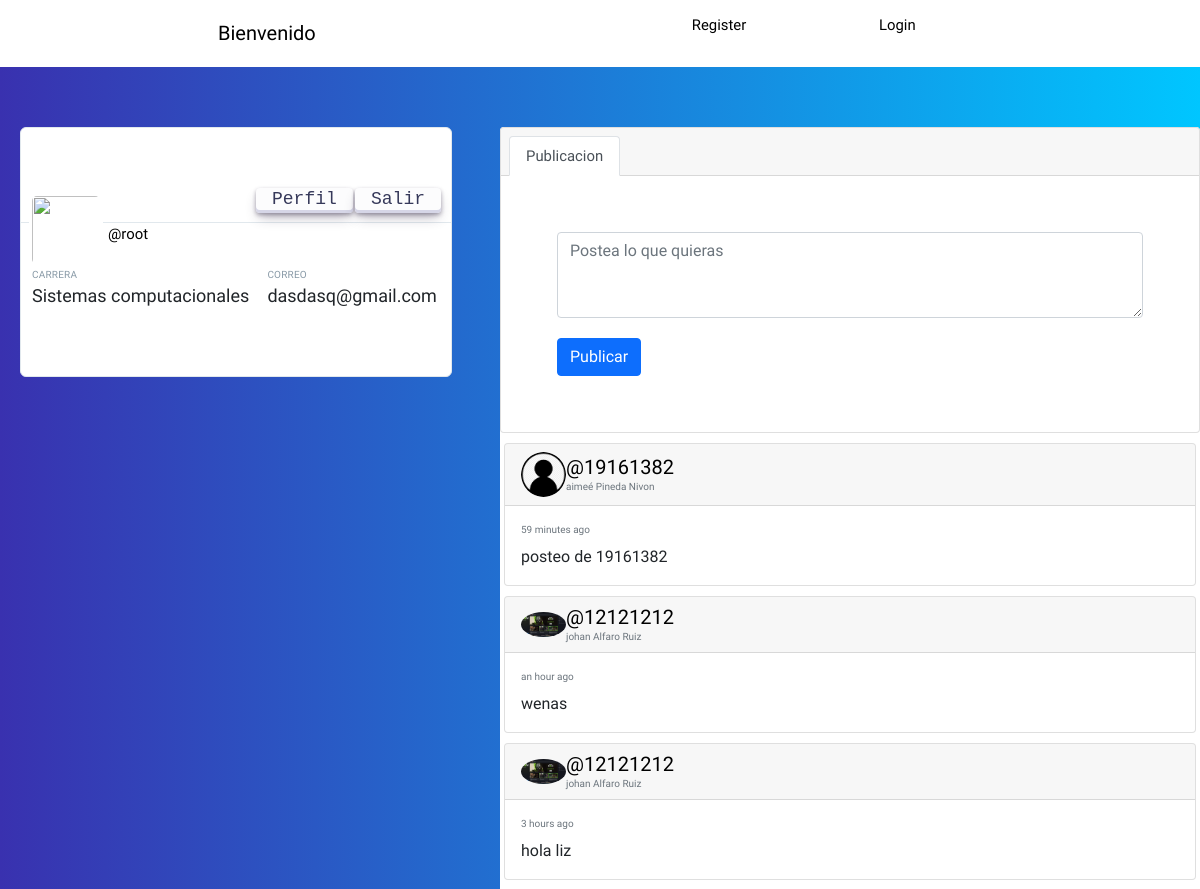
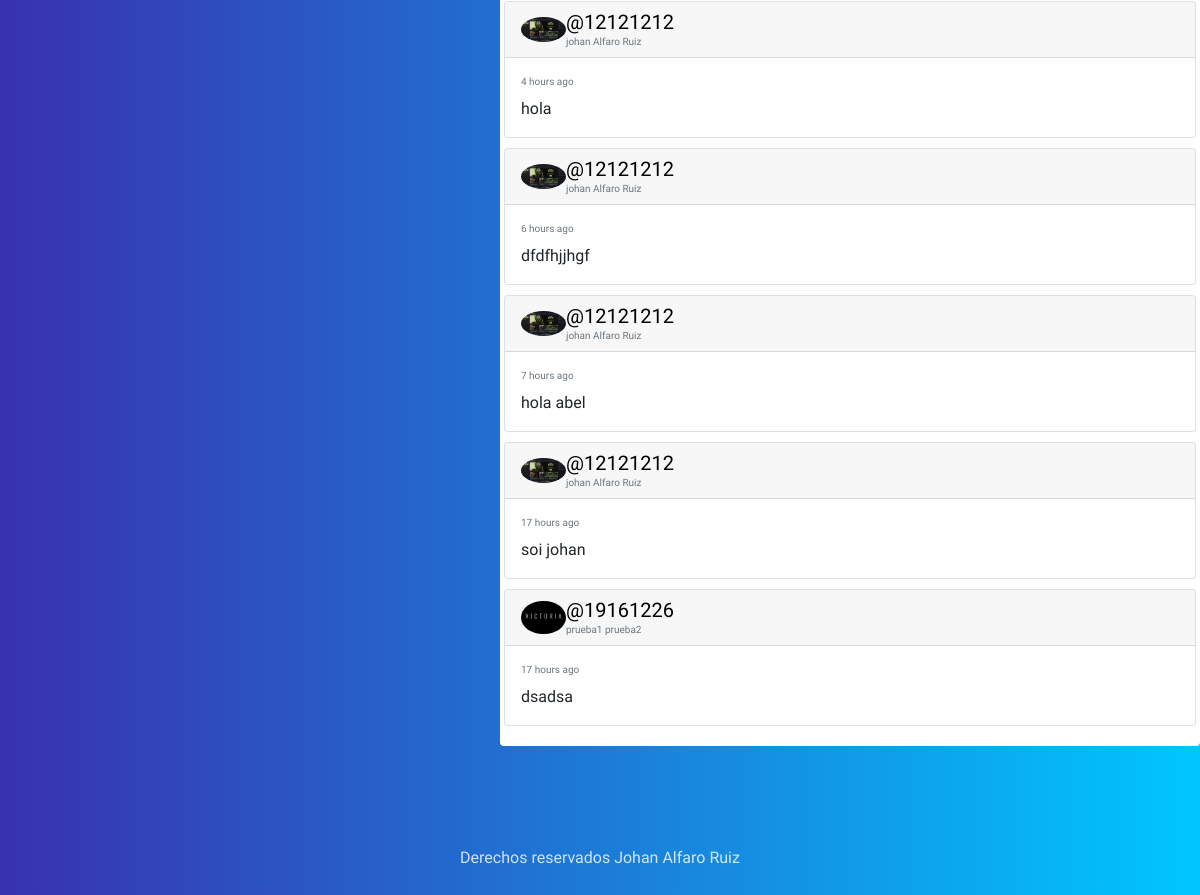
/feed/ (signed in), run on the app's committed database (2 pictures, top to bottom).
### social/models.py (models this page shows, shortened)
class Post(models.Model):
    user=models.ForeignKey(User,on_delete=models.CASCADE,related_name='posts')
    fecha=models.DateTimeField(default=timezone.now)
    contenido=models.TextField()
    class Meta:
        ordering=['-fecha']

class Profile(models.Model):
    user=models.OneToOneField(User,on_delete=models.CASCADE)
    imagen=models.ImageField(upload_to='Profile',null=True,blank=True)

### social/views.py (the view)
# urls.py: path('feed/',views.feed, name='feed'),
def  feed(request):
    posts=Post.objects.all()
    return render(request,'social/feed.html',{"posts":posts})

### social/templates/social/feed.html (shortened to what this page needs)
{% extends 'social/layout.html' %}
{% load humanize %}
{% load static %}
{% block content %}
{% if user.is_authenticated %}
	<div style="display: flex; flex-direction: row;">
		<div class="twPc-div" style="width: 100%; margin-top: 5%; margin-left: 20px; margin-right: 0;">
			<a class="twPc-bg twPc-block"></a>
			<div>
				<div class="twPc-button" style="margin-bottom: 10px;" >
					<a href="{% url 'profile' user.username  %} " class="button-30">Perfil</a>
					<a href="{% url 'cerrar' %}" class="button-30">Salir</a>
				</div>
				<a title="user" class="twPc-avatarLink">
					<img alt="" src="{{user.profile.imagen.url}}" class="twPc-avatarImg">
				</a>
				<div class="twPc-divUser">
					<span>
						<a href="{% url 'profile' user.username  %}">@<span>{{user.username}}</span></a>
					</span>
				</div>
				<div class="twPc-divStats" style="margin-top: 10px;">
					<ul class="twPc-Arrange">
						<li class="twPc-ArrangeSizeFit">
								<span class="twPc-StatLabel twPc-block">Carrera</span>
								<span class="twPc-StatValue">Sistemas computacionales</span>
						</li>
						<li class="twPc-ArrangeSizeFit">
								<span class="twPc-StatLabel twPc-block">Correo</span>
								<span class="twPc-StatValue">{{user.email}}</span>
						</li>
					</ul>
				</div>
			</div>
		</div>
		<div class="main" style="margin-left:4%;">
			<div class="card gedf-card">
				<div class="card-header">
					<ul class="nav nav-tabs card-header-tabs" id="myTab" role="tablist">
						<li class="nav-item">
							<a class="nav-link active" id="posts-tab" data-toggle="tab" href="#posts" role="tab" aria-controls="posts" aria-selected="true">Publicacion
								</a>
						</li>
					</ul>
				</div>
				<form action="/post/"method="POST">
				<div class="card-body">
					<div class="tab-content" id="myTabContent">
						<div class="tab-pane fade show active" id="posts" role="tabpanel" aria-labelledby="posts-tab">
							<div class="form-group">
								<textarea class="form-control" name="contenido" id="contenido" rows="3" placeholder="Postea lo que quieras"></textarea>
							</div>
						</div>
					</div>
					<div class="btn-toolbar justify-content-between">
						<div class="btn-group">
							<button type="submit" class="btn btn-primary">Publicar</button>
						</div>
					</div>
				</div>
			</form>
			</div>
{% endif %}
{% for post in posts %}
<div class="card gedf-card" style="margin-top: 10px; margin-left: 4px; margin-right: 4px;">
	<div class="card-header">
		<div class="d-flex justify-content-between align-items-center">
			<div class="d-flex justify-content-between align-items-center">
				<div class="mr-2">
					<img class="rounded-circle" width="45" src="{{post.user.profile.imagen.url}}" alt="">
				</div>
				<div class="ml-2">
					<a href="{%url 'profile' post.user.username %}" class="h5 m-0">@{{post.user.username}}</a>
					<div class="h7 text-muted">{{post.user.first_name}} {{post.user.last_name}}</div>
				</div>
			</div>
		</div>
	</div>
	<div class="card-body">
		<div class="text-muted h7 mb-2"> {{post.fecha|naturaltime}}</div>
		<p class="card-text">
			{{post.contenido}}
		</p>
	</div>
</div>
{% endfor %}
{% endblock %}

### social/static/style.css (style rules this page uses)
body { background: -webkit-linear-gradient(left, #3931af, #00c6ff); font-size: 62.5%; font-family: 'Varela Round', Helvetica, Arial, serif; }
p { font-size: 1rem; }
button { font-size: 1rem; color: white; padding: 0.4rem 1.4rem; border: none; background: #7A9D96; border-radius: 4px; cursor: pointer; }
img { object-fit: cover; }
a { font-size: .93rem; text-decoration: none; color: black; }
.main { background: white; width: 60%; margin: 5% auto; border-radius: 4px; padding-bottom: 20px; }
form { margin: 0; padding: 40px; font-size: 1rem; }
textarea { width: 100%; border: 0; border-bottom: 2px solid #D3D8DC; outline: 0; background: #fff; padding: 20px 0 4px; margin: 0 0 20px; color: #777B7E; }

### social/static/profileFeed.css (style rules this page uses)
.twPc-div { background: #fff none repeat scroll 0 0; border: 1px solid #e1e8ed; border-radius: 6px; height: 250px; max-width: 432px; position: sticky; top: 20px; }
.twPc-bg { background-image: url("https://pbs.twimg.com/profile_banners/50988711/1384539792/600x200"); background-position: 0 50%; background-size: 100% auto; border-bottom: 1px solid #e1e8ed; border-radius: 4px 4px 0 0; height: 95px; width: 100%; }
.twPc-block { display: block !important; }
.twPc-button { margin: -35px -10px 0; text-align: right; width: 100%; }
.twPc-avatarLink { background-color: #fff; border-radius: 6px; display: inline-block !important; float: left; margin: -30px 5px 0 8px; max-width: 100%; padding: 1px; vertical-align: bottom; }
.twPc-avatarImg { border: 2px solid #fff; border-radius: 7px; box-sizing: border-box; color: #fff; height: 72px; width: 72px; }
.twPc-divUser { margin: 5px 0 0; }
.twPc-divStats { margin-left: 11px; padding: 10px 0; }
.twPc-Arrange { box-sizing: border-box; display: table; margin: 0; min-width: 100%; padding: 0; table-layout: auto; }
ul.twPc-Arrange { list-style: outside none none; margin: 0; padding: 0; }
.twPc-ArrangeSizeFit { display: table-cell; padding: 0; vertical-align: top; }
.twPc-StatValue { display: block; font-size: 18px; font-weight: 500; transition: color 0.15s ease-in-out 0s; }
.twPc-StatLabel { color: #8899a6; font-size: 10px; letter-spacing: 0.02em; overflow: hidden; text-transform: uppercase; transition: color 0.15s ease-in-out 0s; }
.button-30 { align-items: center; appearance: none; background-color: #FCFCFD; border-radius: 4px; border-width: 0; box-shadow: rgba(45, 35, 66, 0.4) 0 2px 4px,rgba(45, 35, 66, 0.3) 0 7px 13px -3px,#D6D6E7 0 -3px 0 inset; box-sizing: border-box; color: #36395A; cursor: pointer; display: inline-flex; font-family: "JetBrains Mono",monospace; height: 25px; justify-content: center; line-height: 1; list-style: none; overflow: hidden; padding-left: 16px; padding-right: 16px; padding-bottom: 4px; position: relative; text-align: left; text-decoration: none; transition: box-shadow .15s,transform .15s; user-select: none; -webkit-user-select: none; touch-action: manipulation; white-space: nowrap; will-change: box-shadow,transform; font-size: 18px; }

### data on the page
Post: user.profile.imagen (picture), user.username "19161382", user.first_name "aimeé", user.last_name "Pineda Nivon", fecha "59 minutes ago", contenido "posteo de 19161382"
Post: user.profile.imagen (picture), user.username "12121212", user.first_name "johan", user.last_name "Alfaro Ruiz", fecha "an hour ago", contenido "wenas"
Post: user.profile.imagen (picture), user.username "12121212", user.first_name "johan", user.last_name "Alfaro Ruiz", fecha "3 hours ago", contenido "hola liz"
Post: user.profile.imagen (picture), user.username "12121212", user.first_name "johan", user.last_name "Alfaro Ruiz", fecha "4 hours ago", contenido "hola"
Post: user.profile.imagen (picture), user.username "12121212", user.first_name "johan", user.last_name "Alfaro Ruiz", fecha "6 hours ago", contenido "dfdfhjjhgf"
Post: user.profile.imagen (picture), user.username "12121212", user.first_name "johan", user.last_name "Alfaro Ruiz", fecha "7 hours ago", contenido "hola abel"
Post: user.profile.imagen (picture), user.username "12121212", user.first_name "johan", user.last_name "Alfaro Ruiz", fecha "17 hours ago", contenido "soi johan"
Post: user.profile.imagen (picture), user.username "19161226", user.first_name "prueba1", user.last_name "prueba2", fecha "17 hours ago", contenido "dsadsa"

### other printed values
{{ user.username }} "root"
{{ user.email }} "dasdasq@gmail.com"
